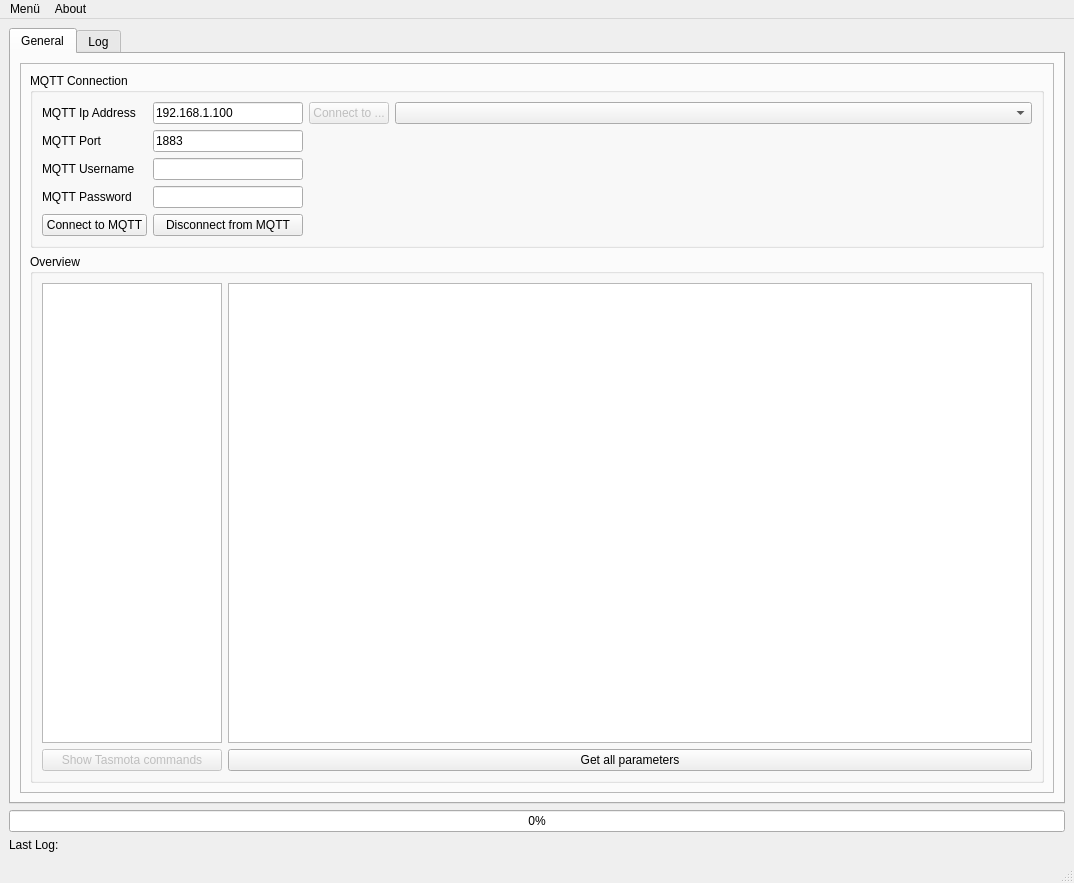
<?xml version="1.0" encoding="UTF-8"?>
<ui version="4.0">
 <class>MainWindow</class>
 <widget class="QMainWindow" name="MainWindow">
  <property name="geometry">
   <rect>
    <x>0</x>
    <y>0</y>
    <width>1074</width>
    <height>883</height>
   </rect>
  </property>
  <property name="sizePolicy">
   <sizepolicy hsizetype="Expanding" vsizetype="Expanding">
    <horstretch>0</horstretch>
    <verstretch>0</verstretch>
   </sizepolicy>
  </property>
  <property name="windowTitle">
   <string>TasmoEditor</string>
  </property>
  <widget class="QWidget" name="centralwidget">
   <layout class="QVBoxLayout" name="verticalLayout_2">
    <item>
     <widget class="QTabWidget" name="tabWidget">
      <property name="currentIndex">
       <number>0</number>
      </property>
      <widget class="QWidget" name="tab">
       <attribute name="title">
        <string>General</string>
       </attribute>
       <layout class="QVBoxLayout" name="verticalLayout_3">
        <item>
         <widget class="QFrame" name="frame">
          <property name="frameShape">
           <enum>QFrame::StyledPanel</enum>
          </property>
          <property name="frameShadow">
           <enum>QFrame::Raised</enum>
          </property>
          <layout class="QVBoxLayout" name="verticalLayout_9">
           <item>
            <widget class="QGroupBox" name="groupBox">
             <property name="title">
              <string>MQTT Connection</string>
             </property>
             <layout class="QVBoxLayout" name="verticalLayout_4">
              <item>
               <layout class="QGridLayout" name="gridLayout_3">
                <item row="2" column="3">
                 <spacer name="horizontalSpacer_2">
                  <property name="orientation">
                   <enum>Qt::Horizontal</enum>
                  </property>
                  <property name="sizeHint" stdset="0">
                   <size>
                    <width>40</width>
                    <height>20</height>
                   </size>
                  </property>
                 </spacer>
                </item>
                <item row="3" column="0">
                 <widget class="QLabel" name="label_3">
                  <property name="text">
                   <string>MQTT Password</string>
                  </property>
                 </widget>
                </item>
                <item row="2" column="0">
                 <widget class="QLabel" name="label_2">
                  <property name="text">
                   <string>MQTT Username</string>
                  </property>
                 </widget>
                </item>
                <item row="5" column="1">
                 <widget class="QPushButton" name="btn_disconnect">
                  <property name="text">
                   <string>Disconnect from MQTT</string>
                  </property>
                 </widget>
                </item>
                <item row="3" column="1">
                 <widget class="QLineEdit" name="txt_pass">
                  <property name="maximumSize">
                   <size>
                    <width>150</width>
                    <height>16777215</height>
                   </size>
                  </property>
                  <property name="echoMode">
                   <enum>QLineEdit::PasswordEchoOnEdit</enum>
                  </property>
                 </widget>
                </item>
                <item row="0" column="2">
                 <widget class="QPushButton" name="btn_link_device">
                  <property name="enabled">
                   <bool>false</bool>
                  </property>
                  <property name="text">
                   <string>Connect to ...</string>
                  </property>
                 </widget>
                </item>
                <item row="2" column="1">
                 <widget class="QLineEdit" name="txt_user">
                  <property name="maximumSize">
                   <size>
                    <width>150</width>
                    <height>16777215</height>
                   </size>
                  </property>
                 </widget>
                </item>
                <item row="0" column="0">
                 <widget class="QLabel" name="label">
                  <property name="text">
                   <string>MQTT Ip Address</string>
                  </property>
                 </widget>
                </item>
                <item row="1" column="0">
                 <widget class="QLabel" name="lbl_port">
                  <property name="text">
                   <string>MQTT Port</string>
                  </property>
                 </widget>
                </item>
                <item row="1" column="1">
                 <widget class="QLineEdit" name="mqtt_port">
                  <property name="maximumSize">
                   <size>
                    <width>150</width>
                    <height>16777215</height>
                   </size>
                  </property>
                  <property name="text">
                   <string>1883</string>
                  </property>
                 </widget>
                </item>
                <item row="0" column="1">
                 <widget class="QLineEdit" name="txt_ip">
                  <property name="maximumSize">
                   <size>
                    <width>150</width>
                    <height>16777215</height>
                   </size>
                  </property>
                  <property name="text">
                   <string>192.168.1.100</string>
                  </property>
                 </widget>
                </item>
                <item row="0" column="3">
                 <widget class="QComboBox" name="cmb_devices">
                  <property name="enabled">
                   <bool>true</bool>
                  </property>
                 </widget>
                </item>
                <item row="5" column="0">
                 <widget class="QPushButton" name="btn_connect_mqtt">
                  <property name="enabled">
                   <bool>true</bool>
                  </property>
                  <property name="text">
                   <string>Connect to MQTT</string>
                  </property>
                 </widget>
                </item>
               </layout>
              </item>
             </layout>
            </widget>
           </item>
           <item>
            <widget class="QGroupBox" name="groupBox_4">
             <property name="title">
              <string>Overview</string>
             </property>
             <layout class="QVBoxLayout" name="verticalLayout_7">
              <item>
               <layout class="QGridLayout" name="gridLayout_5">
                <item row="1" column="0">
                 <widget class="QListWidget" name="cmd_list_widget">
                  <property name="minimumSize">
                   <size>
                    <width>0</width>
                    <height>0</height>
                   </size>
                  </property>
                  <property name="maximumSize">
                   <size>
                    <width>180</width>
                    <height>16777215</height>
                   </size>
                  </property>
                 </widget>
                </item>
                <item row="1" column="1">
                 <widget class="QTableWidget" name="CmdtableWidget">
                  <property name="sizePolicy">
                   <sizepolicy hsizetype="Expanding" vsizetype="Expanding">
                    <horstretch>0</horstretch>
                    <verstretch>0</verstretch>
                   </sizepolicy>
                  </property>
                 </widget>
                </item>
                <item row="2" column="1">
                 <widget class="QPushButton" name="btn_refr_list">
                  <property name="text">
                   <string>Get all parameters</string>
                  </property>
                 </widget>
                </item>
                <item row="2" column="0">
                 <widget class="QPushButton" name="btn_show_cmd_docs">
                  <property name="enabled">
                   <bool>false</bool>
                  </property>
                  <property name="text">
                   <string>Show Tasmota commands</string>
                  </property>
                 </widget>
                </item>
               </layout>
              </item>
             </layout>
            </widget>
           </item>
          </layout>
         </widget>
        </item>
       </layout>
      </widget>
      <widget class="QWidget" name="tab_2">
       <attribute name="title">
        <string>Log</string>
       </attribute>
       <layout class="QVBoxLayout" name="verticalLayout">
        <item>
         <widget class="QFrame" name="frame_2">
          <layout class="QVBoxLayout" name="verticalLayout_5">
           <item>
            <layout class="QGridLayout" name="gridLayout">
             <item row="1" column="0">
              <widget class="QTextBrowser" name="txt_log">
               <property name="maximumSize">
                <size>
                 <width>16777215</width>
                 <height>16777215</height>
                </size>
               </property>
              </widget>
             </item>
             <item row="2" column="0">
              <widget class="QPushButton" name="btn_clear_log">
               <property name="text">
                <string>Clear Log</string>
               </property>
              </widget>
             </item>
             <item row="0" column="0">
              <widget class="QLabel" name="lbl_log_2">
               <property name="maximumSize">
                <size>
                 <width>16777215</width>
                 <height>50</height>
                </size>
               </property>
               <property name="font">
                <font>
                 <weight>75</weight>
                 <bold>true</bold>
                </font>
               </property>
               <property name="text">
                <string>Log</string>
               </property>
              </widget>
             </item>
            </layout>
           </item>
          </layout>
         </widget>
        </item>
       </layout>
      </widget>
     </widget>
    </item>
    <item>
     <widget class="QProgressBar" name="progressBar">
      <property name="styleSheet">
       <string notr="true"> QProgressBar::chunk
 {
background-color: qlineargradient(spread:pad, x1:0, y1:0, x2:1, y2:0, stop:0 rgba(0, 223, 255, 255), stop:1 rgba(255, 255, 255, 255));
 }</string>
      </property>
      <property name="value">
       <number>0</number>
      </property>
      <property name="alignment">
       <set>Qt::AlignCenter</set>
      </property>
     </widget>
    </item>
    <item>
     <layout class="QHBoxLayout" name="horizontalLayout_3">
      <item>
       <widget class="QLabel" name="lbl_last_log_txt">
        <property name="maximumSize">
         <size>
          <width>50</width>
          <height>16777215</height>
         </size>
        </property>
        <property name="text">
         <string>Last Log:</string>
        </property>
       </widget>
      </item>
      <item>
       <widget class="QLabel" name="lbl_last_log">
        <property name="sizePolicy">
         <sizepolicy hsizetype="Preferred" vsizetype="Preferred">
          <horstretch>0</horstretch>
          <verstretch>0</verstretch>
         </sizepolicy>
        </property>
        <property name="text">
         <string/>
        </property>
       </widget>
      </item>
     </layout>
    </item>
   </layout>
  </widget>
  <widget class="QMenuBar" name="menubar">
   <property name="geometry">
    <rect>
     <x>0</x>
     <y>0</y>
     <width>1074</width>
     <height>21</height>
    </rect>
   </property>
   <widget class="QMenu" name="menuTasmHAB">
    <property name="title">
     <string>Menü</string>
    </property>
    <addaction name="separator"/>
    <addaction name="actionExit"/>
    <addaction name="actionClear_tasmota_commands"/>
   </widget>
   <widget class="QMenu" name="menuAbout">
    <property name="title">
     <string>About</string>
    </property>
    <addaction name="actionInfo"/>
   </widget>
   <addaction name="menuTasmHAB"/>
   <addaction name="menuAbout"/>
  </widget>
  <widget class="QStatusBar" name="statusbar"/>
  <action name="action_save_conf">
   <property name="text">
    <string>Save Device Config</string>
   </property>
  </action>
  <action name="actionExit">
   <property name="text">
    <string>Exit</string>
   </property>
  </action>
  <action name="actionInfo">
   <property name="text">
    <string>Info</string>
   </property>
  </action>
  <action name="actionLoad_conf">
   <property name="text">
    <string>Load Config</string>
   </property>
  </action>
  <action name="actionClear_tasmota_commands">
   <property name="text">
    <string>Clear tasmota commands</string>
   </property>
  </action>
 </widget>
 <tabstops>
  <tabstop>txt_ip</tabstop>
  <tabstop>txt_user</tabstop>
  <tabstop>txt_pass</tabstop>
  <tabstop>tabWidget</tabstop>
 </tabstops>
 <resources/>
 <connections/>
</ui>
